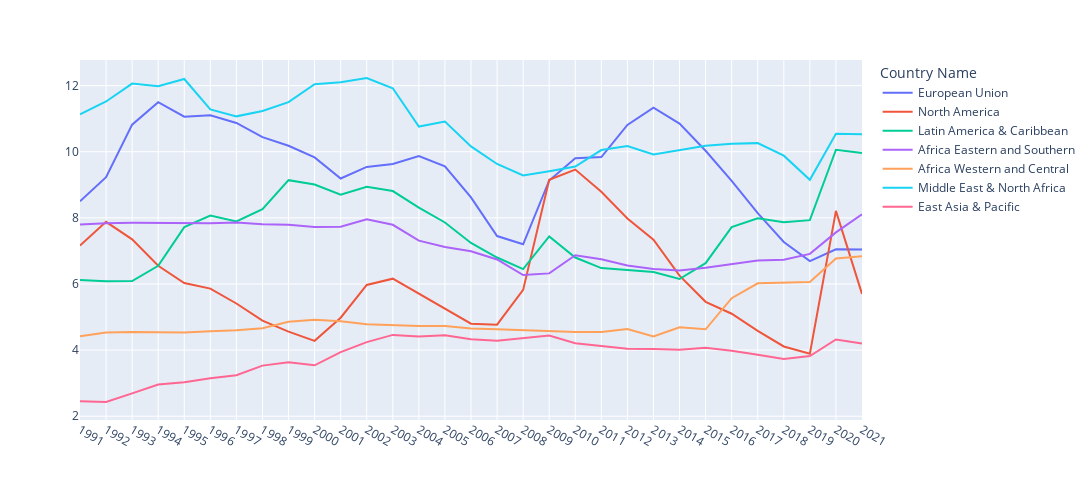

Notebook code for this chart:
### Code cell
import plotly.express as px
import plotly
plotly.offline.init_notebook_mode (connected = True)
import plotly.graph_objects as go
fig = px.line(df[['European Union', 'North America','Latin America & Caribbean', 'Africa Eastern and Southern',
                      'Africa Western and Central',  'Middle East & North Africa','East Asia & Pacific']],
             labels={"index": "",
                     "value": ""
                 })
fig.update_layout(
    autosize=False,
    width=1200,
    height=500,
)
fig.show()

### Figure 1 — Plotly figure (JSON) as saved in the notebook; plotly's stock layout.template omitted (floating-point values rounded to 4 significant figures)
{"data": [{"hovertemplate": "Country Name=European Union<br>=%{y}<extra></extra>", "legendgroup": "European Union", "line": {"color": "#636efa", "dash": "solid"}, "marker": {"symbol": "circle"}, "mode": "lines", "name": "European Union", "orientation": "v", "showlegend": true, "x": ["1991", "1992", "1993", "1994", "1995", "1996", "1997", "1998", "1999", "2000", "2001", "2002", "2003", "2004", "2005", "2006", "2007", "2008", "2009", "2010", "2011", "2012", "2013", "2014", "2015", "2016", "2017", "2018", "2019", "2020", "2021"], "xaxis": "x", "y": [8.5, 9.23, 10.82, 11.5, 11.06, 11.1, 10.87, 10.44, 10.18, 9.83, 9.19, 9.54, 9.63, 9.87, 9.56, 8.62, 7.45, 7.2, 9.13, 9.8, 9.84, 10.81, 11.33, 10.85, 10.03, 9.12, 8.14, 7.27, 6.69, 7.05, 7.04], "yaxis": "y", "type": "scatter"}, {"hovertemplate": "Country Name=North America<br>=%{y}<extra></extra>", "legendgroup": "North America", "line": {"color": "#EF553B", "dash": "solid"}, "marker": {"symbol": "circle"}, "mode": "lines", "name": "North America", "orientation": "v", "showlegend": true, "x": ["1991", "1992", "1993", "1994", "1995", "1996", "1997", "1998", "1999", "2000", "2001", "2002", "2003", "2004", "2005", "2006", "2007", "2008", "2009", "2010", "2011", "2012", "2013", "2014", "2015", "2016", "2017", "2018", "2019", "2020", "2021"], "xaxis": "x", "y": [7.16, 7.88, 7.35, 6.55, 6.03, 5.86, 5.41, 4.89, 4.56, 4.28, 4.98, 5.97, 6.16, 5.7, 5.26, 4.8, 4.77, 5.82, 9.15, 9.46, 8.79, 7.98, 7.34, 6.25, 5.46, 5.1, 4.58, 4.11, 3.89, 8.21, 5.7], "yaxis": "y", "type": "scatter"}, {"hovertemplate": "Country Name=Latin America & Caribbean<br>=%{y}<extra></extra>", "legendgroup": "Latin America & Caribbean", "line": {"color": "#00cc96", "dash": "solid"}, "marker": {"symbol": "circle"}, "mode": "lines", "name": "Latin America & Caribbean", "orientation": "v", "showlegend": true, "x": ["1991", "1992", "1993", "1994", "1995", "1996", "1997", "1998", "1999", "2000", "2001", "2002", "2003", "2004", "2005", "2006", "2007", "2008", "2009", "2010", "2011", "2012", "2013", "2014", "2015", "2016", "2017", "2018", "2019", "2020", "2021"], "xaxis": "x", "y": [6.12, 6.08, 6.09, 6.55, 7.72, 8.07, 7.89, 8.26, 9.14, 9.01, 8.7, 8.94, 8.81, 8.31, 7.86, 7.24, 6.8, 6.45, 7.44, 6.8, 6.48, 6.41, 6.36, 6.15, 6.63, 7.72, 7.99, 7.87, 7.93, 10.06, 9.96], "yaxis": "y", "type": "scatter"}, {"hovertemplate": "Country Name=Africa Eastern and Southern<br>=%{y}<extra></extra>", "legendgroup": "Africa Eastern and Southern", "line": {"color": "#ab63fa", "dash": "solid"}, "marker": {"symbol": "circle"}, "mode": "lines", "name": "Africa Eastern and Southern", "orientation": "v", "showlegend": true, "x": ["1991", "1992", "1993", "1994", "1995", "1996", "1997", "1998", "1999", "2000", "2001", "2002", "2003", "2004", "2005", "2006", "2007", "2008", "2009", "2010", "2011", "2012", "2013", "2014", "2015", "2016", "2017", "2018", "2019", "2020", "2021"], "xaxis": "x", "y": [7.8, 7.84, 7.85, 7.84, 7.83, 7.84, 7.86, 7.81, 7.79, 7.72, 7.73, 7.96, 7.79, 7.31, 7.12, 6.99, 6.74, 6.27, 6.32, 6.87, 6.75, 6.56, 6.45, 6.41, 6.49, 6.61, 6.71, 6.73, 6.91, 7.56, 8.11], "yaxis": "y", "type": "scatter"}, {"hovertemplate": "Country Name=Africa Western and Central<br>=%{y}<extra></extra>", "legendgroup": "Africa Western and Central", "line": {"color": "#FFA15A", "dash": "solid"}, "marker": {"symbol": "circle"}, "mode": "lines", "name": "Africa Western and Central", "orientation": "v", "showlegend": true, "x": ["1991", "1992", "1993", "1994", "1995", "1996", "1997", "1998", "1999", "2000", "2001", "2002", "2003", "2004", "2005", "2006", "2007", "2008", "2009", "2010", "2011", "2012", "2013", "2014", "2015", "2016", "2017", "2018", "2019", "2020", "2021"], "xaxis": "x", "y": [4.42, 4.53, 4.55, 4.54, 4.53, 4.57, 4.6, 4.66, 4.86, 4.92, 4.87, 4.78, 4.75, 4.73, 4.73, 4.65, 4.63, 4.6, 4.58, 4.55, 4.55, 4.64, 4.41, 4.69, 4.63, 5.57, 6.02, 6.04, 6.06, 6.77, 6.84], "yaxis": "y", "type": "scatter"}, {"hovertemplate": "Country Name=Middle East & North Africa<br>=%{y}<extra></extra>", "legendgroup": "Middle East & North Africa", "line": {"color": "#19d3f3", "dash": "solid"}, "marker": {"symbol": "circle"}, "mode": "lines", "name": "Middle East & North Africa", "orientation": "v", "showlegend": true, "x": ["1991", "1992", "1993", "1994", "1995", "1996", "1997", "1998", "1999", "2000", "2001", "2002", "2003", "2004", "2005", "2006", "2007", "2008", "2009", "2010", "2011", "2012", "2013", "2014", "2015", "2016", "2017", "2018", "2019", "2020", "2021"], "xaxis": "x", "y": [11.13, 11.52, 12.06, 11.98, 12.2, 11.28, 11.07, 11.23, 11.5, 12.04, 12.1, 12.23, 11.92, 10.76, 10.91, 10.16, 9.63, 9.28, 9.41, 9.55, 10.05, 10.17, 9.92, 10.04, 10.18, 10.24, 10.26, 9.88, 9.15, 10.54, 10.53], "yaxis": "y", "type": "scatter"}, {"hovertemplate": "Country Name=East Asia & Pacific<br>=%{y}<extra></extra>", "legendgroup": "East Asia & Pacific", "line": {"color": "#FF6692", "dash": "solid"}, "marker": {"symbol": "circle"}, "mode": "lines", "name": "East Asia & Pacific", "orientation": "v", "showlegend": true, "x": ["1991", "1992", "1993", "1994", "1995", "1996", "1997", "1998", "1999", "2000", "2001", "2002", "2003", "2004", "2005", "2006", "2007", "2008", "2009", "2010", "2011", "2012", "2013", "2014", "2015", "2016", "2017", "2018", "2019", "2020", "2021"], "xaxis": "x", "y": [2.45, 2.43, 2.69, 2.96, 3.03, 3.15, 3.24, 3.53, 3.63, 3.54, 3.94, 4.24, 4.46, 4.41, 4.45, 4.33, 4.28, 4.36, 4.44, 4.21, 4.12, 4.04, 4.03, 4.01, 4.07, 3.98, 3.86, 3.73, 3.82, 4.32, 4.2], "yaxis": "y", "type": "scatter"}], "layout": {"xaxis": {"anchor": "y", "domain": [0, 1], "title": {"text": ""}, "type": "category", "range": [0, 30], "autorange": true}, "yaxis": {"anchor": "x", "domain": [0, 1], "title": {"text": ""}, "type": "linear", "range": [1.886, 12.77], "autorange": true}, "legend": {"title": {"text": "Country Name"}, "tracegroupgap": 0}, "margin": {"t": 60}, "autosize": false, "width": 1200, "height": 500}}
